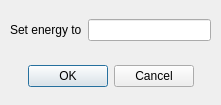
<?xml version="1.0" encoding="UTF-8"?>
<ui version="4.0">
 <class>Dialog</class>
 <widget class="QDialog" name="Dialog">
  <property name="geometry">
   <rect>
    <x>0</x>
    <y>0</y>
    <width>221</width>
    <height>105</height>
   </rect>
  </property>
  <property name="windowTitle">
   <string>Dialog</string>
  </property>
  <widget class="QDialogButtonBox" name="buttonBox">
   <property name="geometry">
    <rect>
     <x>10</x>
     <y>60</y>
     <width>201</width>
     <height>32</height>
    </rect>
   </property>
   <property name="orientation">
    <enum>Qt::Horizontal</enum>
   </property>
   <property name="standardButtons">
    <set>QDialogButtonBox::Cancel|QDialogButtonBox::Ok</set>
   </property>
   <property name="centerButtons">
    <bool>true</bool>
   </property>
  </widget>
  <widget class="QWidget" name="gridLayoutWidget">
   <property name="geometry">
    <rect>
     <x>10</x>
     <y>10</y>
     <width>201</width>
     <height>41</height>
    </rect>
   </property>
   <layout class="QGridLayout" name="gridLayout">
    <item row="0" column="0">
     <widget class="QLabel" name="label">
      <property name="text">
       <string>Set energy to</string>
      </property>
     </widget>
    </item>
    <item row="0" column="1">
     <widget class="QLineEdit" name="lineEdit"/>
    </item>
   </layout>
  </widget>
 </widget>
 <resources/>
 <connections>
  <connection>
   <sender>buttonBox</sender>
   <signal>accepted()</signal>
   <receiver>Dialog</receiver>
   <slot>accept()</slot>
   <hints>
    <hint type="sourcelabel">
     <x>248</x>
     <y>254</y>
    </hint>
    <hint type="destinationlabel">
     <x>157</x>
     <y>274</y>
    </hint>
   </hints>
  </connection>
  <connection>
   <sender>buttonBox</sender>
   <signal>rejected()</signal>
   <receiver>Dialog</receiver>
   <slot>reject()</slot>
   <hints>
    <hint type="sourcelabel">
     <x>316</x>
     <y>260</y>
    </hint>
    <hint type="destinationlabel">
     <x>286</x>
     <y>274</y>
    </hint>
   </hints>
  </connection>
 </connections>
</ui>
